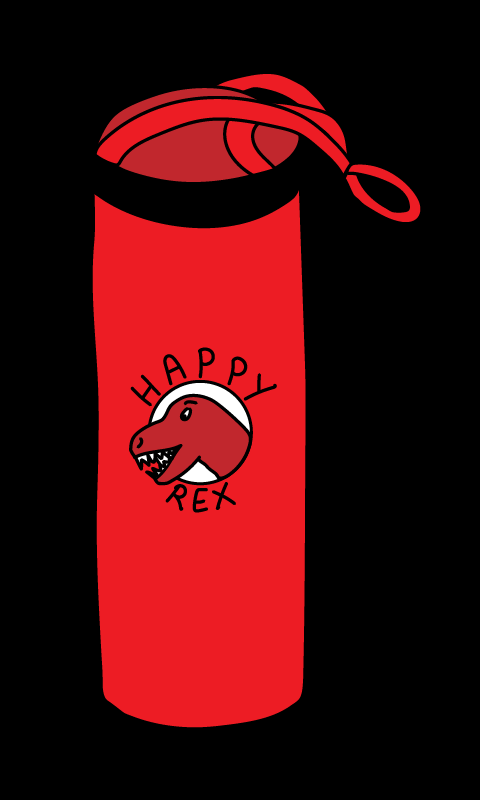

The image is a tile-based game level rendered from a .tmx file. Its description and source (layers, tilesets, objects; grid data summarised) follow:
An orthogonal 60x100 tile map with 8x8 px tiles, 1 tile layer (Tile Layer 1) and 230 objects.

<map version="1.4" tiledversion="1.4.3" orientation="orthogonal" renderorder="left-down" width="60" height="100" tilewidth="8" tileheight="8" infinite="0" nextlayerid="4" nextobjectid="238">
 <tileset firstgid="1" name="trex" tilewidth="8" tileheight="8" tilecount="13200" columns="60">
  <image source="trex.png" width="480" height="1760" />
 </tileset>
 <objectgroup id="2" name="PiirtoPisteet" visible="0">
  <object id="1" x="105.263" y="700.512">
   <point />
  </object>
  <object id="2" x="112.715" y="707.033">
   <point />
  </object>
  <object id="3" x="121.099" y="711.691">
   <point />
  </object>
  <object id="4" x="128.551" y="716.348">
   <point />
  </object>
  <object id="5" x="138.798" y="721.006">
   <point />
  </object>
  <object id="6" x="148.114" y="724.732">
   <point />
  </object>
  <object id="7" x="159.292" y="724.732">
   <point />
  </object>
  <object id="8" x="169.539" y="728.458">
   <point />
  </object>
  <object id="9" x="181.649" y="729.39">
   <point />
  </object>
  <object id="10" x="193.759" y="730.321">
   <point />
  </object>
  <object id="11" x="203.074" y="731.253">
   <point />
  </object>
  <object id="12" x="216.116" y="729.39">
   <point />
  </object>
  <object id="13" x="226.362" y="729.39">
   <point />
  </object>
  <object id="14" x="241.267" y="724.732">
   <point />
  </object>
  <object id="15" x="252.445" y="723.801">
   <point />
  </object>
  <object id="16" x="263.624" y="721.006">
   <point />
  </object>
  <object id="17" x="277.597" y="717.28">
   <point />
  </object>
  <object id="18" x="288.775" y="708.896">
   <point />
  </object>
  <object id="19" x="298.09" y="701.444">
   <point />
  </object>
  <object id="20" x="305.543" y="689.334">
   <point />
  </object>
  <object id="21" x="304.611" y="660.456">
   <point />
  </object>
  <object id="22" x="302.748" y="639.963">
   <point />
  </object>
  <object id="23" x="305.543" y="618.537">
   <point />
  </object>
  <object id="24" x="306.474" y="588.728">
   <point />
  </object>
  <object id="25" x="306.474" y="559.851">
   <point />
  </object>
  <object id="26" x="307.406" y="530.042">
   <point />
  </object>
  <object id="27" x="309.269" y="504.891">
   <point />
  </object>
  <object id="28" x="308.337" y="484.397">
   <point />
  </object>
  <object id="29" x="307.406" y="543.083">
   <point />
  </object>
  <object id="30" x="309.269" y="509.548">
   <point />
  </object>
  <object id="31" x="305.543" y="598.044">
   <point />
  </object>
  <object id="32" x="304.611" y="625.99">
   <point />
  </object>
  <object id="33" x="306.474" y="651.141">
   <point />
  </object>
  <object id="34" x="307.406" y="565.44">
   <point />
  </object>
  <object id="35" x="307.406" y="472.287">
   <point />
  </object>
  <object id="36" x="308.337" y="458.314">
   <point />
  </object>
  <object id="37" x="308.337" y="444.341">
   <point />
  </object>
  <object id="38" x="309.269" y="428.505">
   <point />
  </object>
  <object id="39" x="310.2" y="417.327">
   <point />
  </object>
  <object id="40" x="308.337" y="403.354">
   <point />
  </object>
  <object id="41" x="308.337" y="384.723">
   <point />
  </object>
  <object id="42" x="305.543" y="370.75">
   <point />
  </object>
  <object id="43" x="305.543" y="357.708">
   <point />
  </object>
  <object id="44" x="306.474" y="346.53">
   <point />
  </object>
  <object id="45" x="303.68" y="333.489">
   <point />
  </object>
  <object id="46" x="304.611" y="316.721">
   <point />
  </object>
  <object id="47" x="303.68" y="297.159">
   <point />
  </object>
  <object id="48" x="303.68" y="274.802">
   <point />
  </object>
  <object id="49" x="302.748" y="254.308">
   <point />
  </object>
  <object id="50" x="301.816" y="233.815">
   <point />
  </object>
  <object id="51" x="301.816" y="210.526">
   <point />
  </object>
  <object id="52" x="301.816" y="194.69">
   <point />
  </object>
  <object id="53" x="300.885" y="175.128">
   <point />
  </object>
  <object id="54" x="299.953" y="155.566">
   <point />
  </object>
  <object id="55" x="299.953" y="144.388">
   <point />
  </object>
  <object id="56" x="102.469" y="691.197">
   <point />
  </object>
  <object id="57" x="100.605" y="680.019">
   <point />
  </object>
  <object id="58" x="102.469" y="666.977">
   <point />
  </object>
  <object id="59" x="99.674" y="647.415">
   <point />
  </object>
  <object id="60" x="100.605" y="639.963">
   <point />
  </object>
  <object id="61" x="100.605" y="621.332">
   <point />
  </object>
  <object id="62" x="99.674" y="609.222">
   <point />
  </object>
  <object id="63" x="98.7424" y="595.249">
   <point />
  </object>
  <object id="64" x="96.8794" y="585.002">
   <point />
  </object>
  <object id="65" x="96.8794" y="572.892">
   <point />
  </object>
  <object id="66" x="96.8794" y="547.741">
   <point />
  </object>
  <object id="67" x="96.8794" y="542.152">
   <point />
  </object>
  <object id="68" x="97.8109" y="516.069">
   <point />
  </object>
  <object id="69" x="96.8794" y="499.301">
   <point />
  </object>
  <object id="70" x="97.8109" y="482.534">
   <point />
  </object>
  <object id="71" x="99.674" y="470.424">
   <point />
  </object>
  <object id="72" x="96.8794" y="448.999">
   <point />
  </object>
  <object id="73" x="96.8794" y="433.163">
   <point />
  </object>
  <object id="74" x="98.7424" y="415.463">
   <point />
  </object>
  <object id="75" x="97.8109" y="403.354">
   <point />
  </object>
  <object id="76" x="96.8794" y="380.997">
   <point />
  </object>
  <object id="77" x="96.8794" y="365.161">
   <point />
  </object>
  <object id="78" x="93.1532" y="348.393">
   <point />
  </object>
  <object id="79" x="94.0848" y="332.557">
   <point />
  </object>
  <object id="80" x="93.1532" y="317.653">
   <point />
  </object>
  <object id="81" x="94.0848" y="292.501">
   <point />
  </object>
  <object id="82" x="94.0848" y="276.665">
   <point />
  </object>
  <object id="83" x="94.0848" y="258.034">
   <point />
  </object>
  <object id="84" x="95.0163" y="238.472">
   <point />
  </object>
  <object id="85" x="95.9478" y="223.568">
   <point />
  </object>
  <object id="86" x="95.9478" y="205.869">
   <point />
  </object>
  <object id="87" x="97.8109" y="511.411">
   <point />
  </object>
  <object id="88" x="94.0848" y="184.443">
   <point />
  </object>
  <object id="89" x="95.0163" y="158.361">
   <point />
  </object>
  <object id="90" x="95.9478" y="144.388">
   <point />
  </object>
  <object id="91" x="105.263" y="129.483">
   <point />
  </object>
  <object id="92" x="111.784" y="120.168">
   <point />
  </object>
  <object id="93" x="127.62" y="108.058">
   <point />
  </object>
  <object id="94" x="143.456" y="99.674">
   <point />
  </object>
  <object id="95" x="158.361" y="93.1532">
   <point />
  </object>
  <object id="96" x="173.265" y="88.4956">
   <point />
  </object>
  <object id="97" x="187.238" y="89.4271">
   <point />
  </object>
  <object id="98" x="208.663" y="88.4956">
   <point />
  </object>
  <object id="99" x="225.431" y="83.8379">
   <point />
  </object>
  <object id="100" x="244.061" y="77.3172">
   <point />
  </object>
  <object id="101" x="262.692" y="74.5226">
   <point />
  </object>
  <object id="102" x="281.323" y="71.728">
   <point />
  </object>
  <object id="103" x="296.227" y="76.3857">
   <point />
  </object>
  </objectgroup>
 <objectgroup id="3" name="VoittoPisteet">
  <!-- 28 objects omitted --></objectgroup>
 <layer id="1" name="Tile Layer 1" width="60" height="100">
  <data>[6000 cells, 6000 non-empty, 6000 distinct tile ids]</data>
 </layer>
</map>
<!-- 127 of 230 objects omitted -->